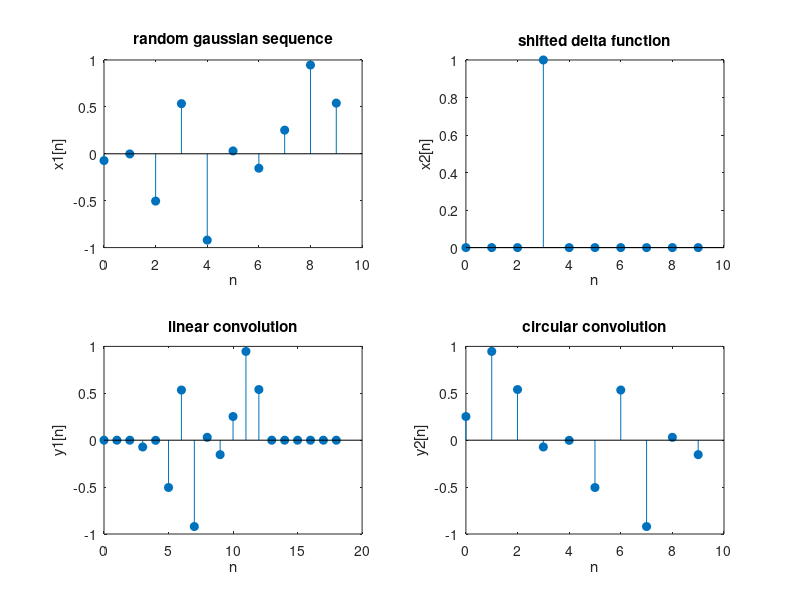

This figure's MATLAB source: (Note: this script raises an error after producing the figure.)
n = 0:9;
x1 = randn(1, 10);
x2 =(n == 3);
y1 = conv(x1, x2);
y2 = cconv(x1, x2, 10);
c_n = 0:length(y2)-1;

subplot(2,2,1);
stem(n, x1, "filled");
title('random gaussian sequence');
xlabel('n');
ylabel('x1[n]');

subplot(2,2,2);
stem(n, x2, "filled");
title('shifted delta function');
xlabel('n');
ylabel('x2[n]');


subplot(2,2,3);
stem(0:18, y1, "filled");
title('linear convolution');
xlabel('n');
ylabel('y1[n]');

subplot(2,2,4);
stem(c_n, y2, "filled");
title('circular convolution');
xlabel('n');
ylabel('y2[n]');

sgtitle('Linear and Circular convolution');
